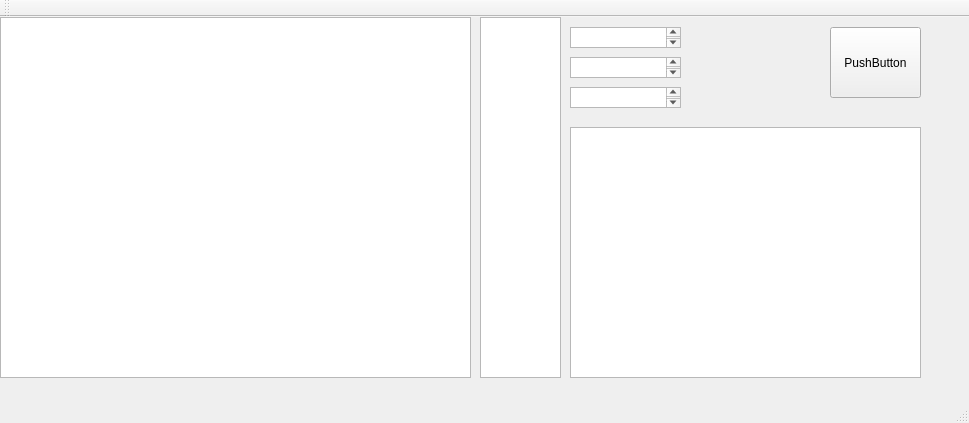
<?xml version="1.0" encoding="UTF-8"?>
<ui version="4.0">
 <class>MainWindow</class>
 <widget class="QMainWindow" name="MainWindow">
  <property name="geometry">
   <rect>
    <x>0</x>
    <y>0</y>
    <width>969</width>
    <height>423</height>
   </rect>
  </property>
  <property name="windowTitle">
   <string>MainWindow</string>
  </property>
  <widget class="QWidget" name="centralWidget">
   <widget class="QPushButton" name="pushButton">
    <property name="geometry">
     <rect>
      <x>830</x>
      <y>10</y>
      <width>91</width>
      <height>71</height>
     </rect>
    </property>
    <property name="text">
     <string>PushButton</string>
    </property>
   </widget>
   <widget class="QGraphicsView" name="graphicsView">
    <property name="geometry">
     <rect>
      <x>0</x>
      <y>0</y>
      <width>471</width>
      <height>361</height>
     </rect>
    </property>
    <property name="lineWidth">
     <number>2</number>
    </property>
    <property name="sceneRect">
     <rectf>
      <x>10.000000000000000</x>
      <y>10.000000000000000</y>
      <width>100.000000000000000</width>
      <height>100.000000000000000</height>
     </rectf>
    </property>
   </widget>
   <widget class="QTextBrowser" name="textBrowser_4">
    <property name="geometry">
     <rect>
      <x>570</x>
      <y>110</y>
      <width>351</width>
      <height>251</height>
     </rect>
    </property>
   </widget>
   <widget class="QTextBrowser" name="textBrowser">
    <property name="geometry">
     <rect>
      <x>480</x>
      <y>0</y>
      <width>81</width>
      <height>361</height>
     </rect>
    </property>
   </widget>
   <widget class="QTextBrowser" name="textBrowser_3">
    <property name="geometry">
     <rect>
      <x>570</x>
      <y>40</y>
      <width>111</width>
      <height>21</height>
     </rect>
    </property>
   </widget>
   <widget class="QTextBrowser" name="textBrowser_2">
    <property name="geometry">
     <rect>
      <x>570</x>
      <y>10</y>
      <width>111</width>
      <height>21</height>
     </rect>
    </property>
   </widget>
   <widget class="QTextBrowser" name="textBrowser_5">
    <property name="geometry">
     <rect>
      <x>570</x>
      <y>70</y>
      <width>111</width>
      <height>21</height>
     </rect>
    </property>
   </widget>
  </widget>
  <widget class="QMenuBar" name="menuBar">
   <property name="geometry">
    <rect>
     <x>0</x>
     <y>0</y>
     <width>969</width>
     <height>20</height>
    </rect>
   </property>
  </widget>
  <widget class="QToolBar" name="mainToolBar">
   <attribute name="toolBarArea">
    <enum>TopToolBarArea</enum>
   </attribute>
   <attribute name="toolBarBreak">
    <bool>false</bool>
   </attribute>
  </widget>
  <widget class="QStatusBar" name="statusBar"/>
 </widget>
 <layoutdefault spacing="6" margin="11"/>
 <resources/>
 <connections/>
</ui>
